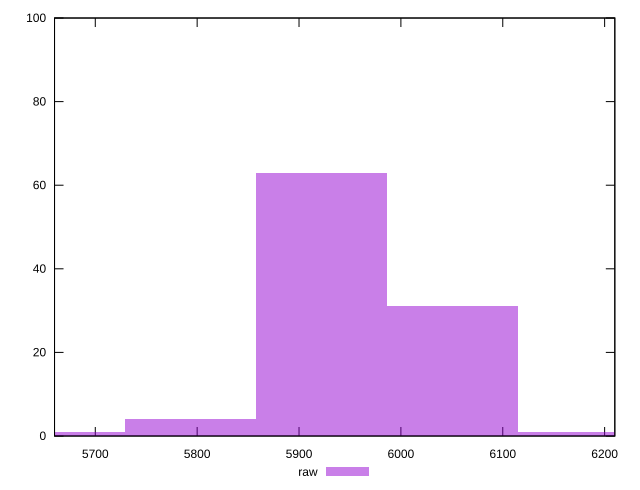

Generate this figure with gnuplot:
reset

$raw <<EOF
5793.079045710793 4
6050.549225520162 31
5921.814135615477 63
6179.284315424846 1
5664.343955806109 1
EOF

set key outside below
set boxwidth 128.7350899046843
set xrange [5660:6210]
set yrange [0:100]
set trange [0:100]
set style fill transparent solid 0.5 noborder
set terminal svg size 640, 490 enhanced background rgb 'white'
set output "report_00023_2021-02-20T12:14:57.249Z/unused-javascript/samples/pages+cached/raw/histogram.svg"

plot $raw title "raw" with boxes

reset
